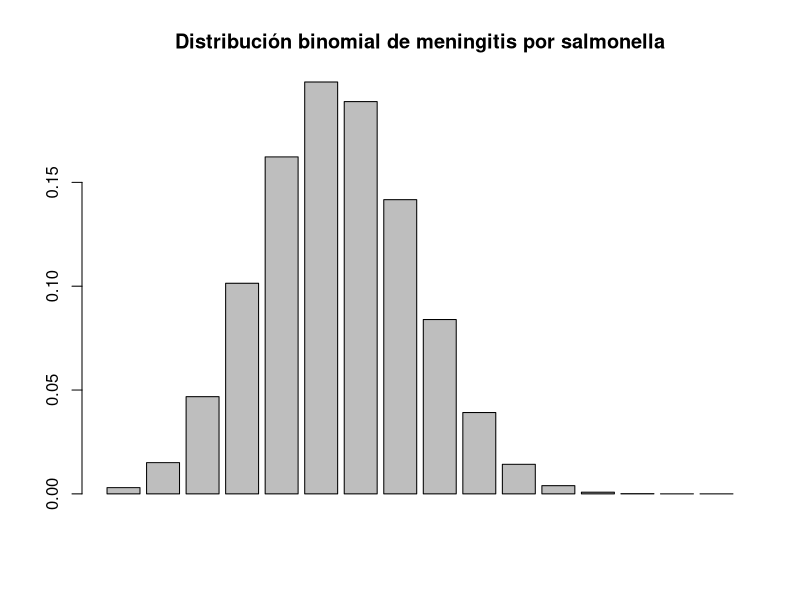
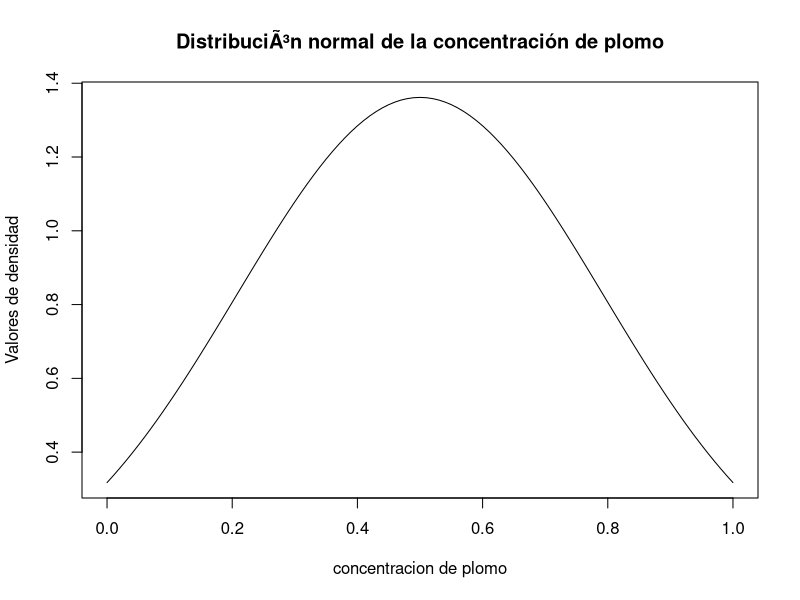

These figures' R source, in order:
#ejercicio no.1
#pregunta 2
xbinomial <- 1:16
dbinomial <- dbinom(xbinomial, 16, 0.4)
dbinomial
barplot(dbinomial, main = "Distribución binomial de meningitis por salmonella")
#pregunta no.3
n=16; 
p=0.40; 
x=16;
dbinom(x,n,p)
#pregunta no.4
n=16; 
p=0.40; 
x=8;
1-pbinom(x,n,p)
#ejercicio no.2
#pregunta no.1
#desviacion normal
x = seq(0, 1, by = 0.01)
x
media <- mean(x)
media
desviacion <- sd(x)
desviacion
#pregunta no.2
valores <- dnorm(x, media, desviacion)
valores
#grafica
plot(x, valores, type="l", main="DistribuciÃ³n normal de la concentración de plomo", xlab="concentracion de plomo", ylab="Valores de densidad")
#pregunta no.3
1 - pnorm(0.6, mean = 0.25, sd = 0.11)
#pregunta no.4
pnorm(0.15, mean = 0.25, sd = 0.11)
#pregunta no.5
qnorm(0.30, mean = 0.25, sd = 0.11)
#ejercicio no.3
#preunta no.2
xpoisson=5
xpoisson
lambda= 4
ppois(lambda, xpoisson)
#pregunta no.3
1 - ppois(lambda, xpoisson)
#pregunta no.4
xpoisson=5
xpoisson
lambda= 3
ppois(3, 5)





